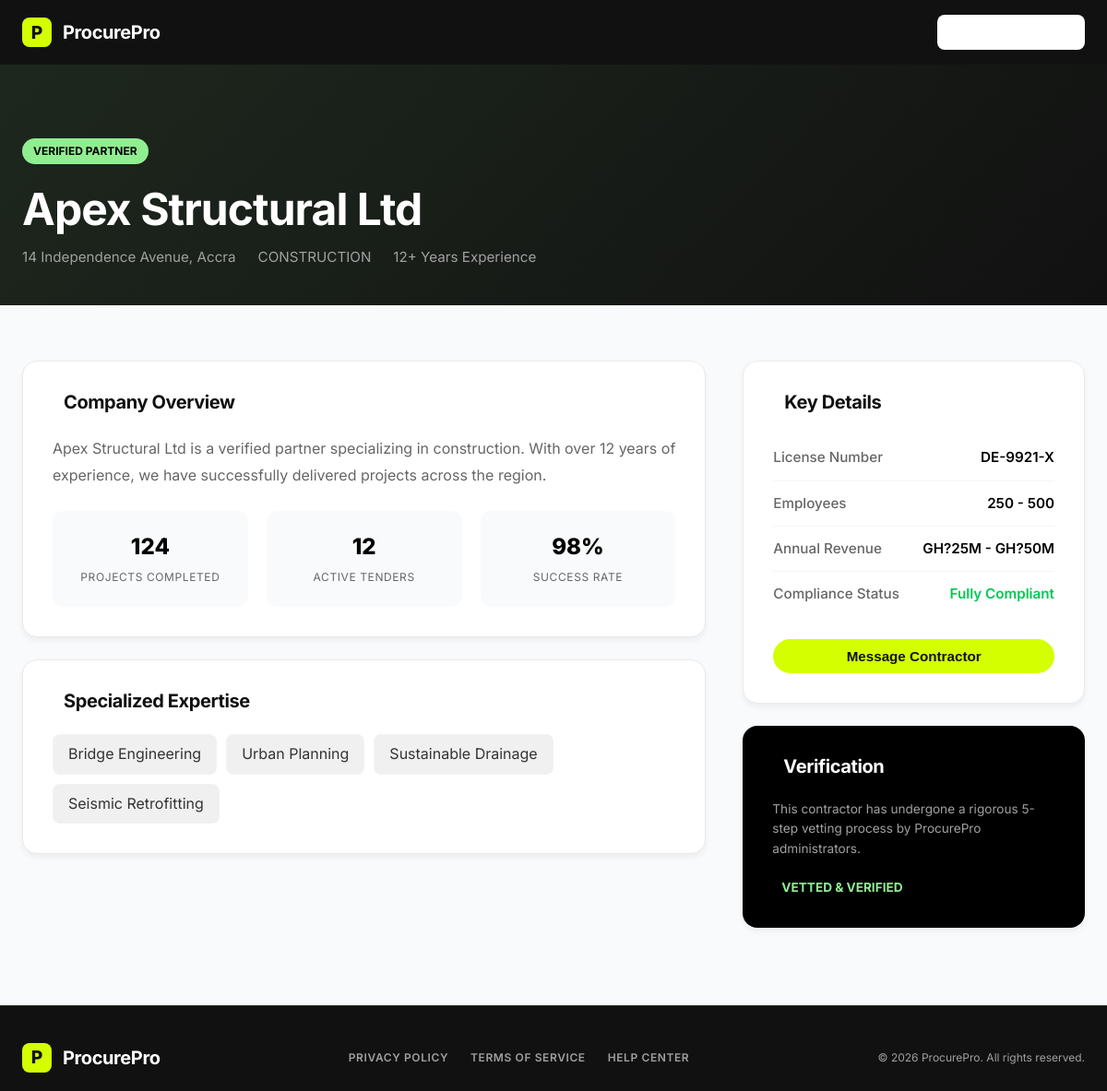
The page /contractors/4/profile/ (signed in) on the database its author committed.
### procurement/models.py (models this page shows, shortened)
class ContractorProfile(models.Model):
    class Status(models.TextChoices):
        PENDING = 'PENDING', _('Pending')
        APPROVED = 'APPROVED', _('Approved')
        SUSPENDED = 'SUSPENDED', _('Suspended')
    user = models.OneToOneField(User, on_delete=models.CASCADE, related_name='contractor_profile')
    company_name = models.CharField(max_length=255)
    license_number = models.CharField(max_length=100, unique=True, null=True, blank=True)
    phone = models.CharField(max_length=20, null=True, blank=True)
    address = models.TextField(null=True, blank=True)
    specialization = models.CharField(max_length=100, null=True, blank=True)
    experience_years = models.PositiveIntegerField(null=True, blank=True)
    status = models.CharField(max_length=20, choices=Status.choices, default=Status.PENDING)

### procurement/views.py (the view)
# urls.py: path('contractors/<int:pk>/profile/', views.contractor_profile_view, name='contractor_profile'),
@login_required
def contractor_profile_view(request, pk):
    if not request.user.is_contractor():
        return redirect_non_contractor_user(request)
    contractor = get_object_or_404(ContractorProfile, pk=pk)
    context = {
        'contractor': contractor
    }
    return render(request, 'procurement/contractor_profile.html', context)

### procurement/models.py (called while the page is built)
    def is_admin(self):
        return self.role == self.Role.ADMIN and (self.is_staff or self.is_superuser)

    def is_contractor(self):
        return self.role == self.Role.CONTRACTOR

### templates/procurement/contractor_profile.html (shortened to what this page needs)
{% load static %}
<!DOCTYPE html>
<html lang="en">
<head>
    <link rel="stylesheet" href="{% static 'css/styles.css' %}">
</head>
<body>
    <nav class="navbar">
        <div class="container nav-container">
            <a href="{% url 'home' %}" class="logo">
                <div class="logo-icon">P</div>
                <span class="logo-text">ProcurePro</span>
            </a>
            <div class="nav-actions">
                <a href="{% url 'contractors' %}" class="btn btn-outline" style="color: white; border-color: rgba(255,255,255,0.2);">Back to Directory</a>
        </div>
    </nav>
    <header class="profile-header">
        <div class="container">
            {% if contractor.status == 'APPROVED' %}
            <span class="profile-badge">VERIFIED PARTNER</span>
            {% else %}
            <span class="profile-badge" style="background-color: #FFD700;">{{ contractor.get_status_display|upper }}</span>
            {% endif %}
            <h1 class="profile-title">{{ contractor.company_name }}</h1>
            <div class="profile-meta">
                <span> {{ contractor.address|default:"Ghana" }}</span>
                <span> {{ contractor.specialization|default:"Construction" }}</span>
                <span> {{ contractor.experience_years|default:1 }}+ Years Experience</span>
            </div>
        </div>
    </header>
    <main class="profile-content">
        <div class="container">
            <div class="profile-grid">
                <div class="profile-main">
                    <div class="profile-card">
                        <h2> Company Overview</h2>
                        <p style="color: var(--text-muted); line-height: 1.8;">{{ contractor.company_name }} is a verified partner specializing in {{ contractor.specialization|default:"construction projects"|lower }}. With over {{ contractor.experience_years|default:1 }} years of experience, we have successfully delivered projects across the region.</p>
                        <div class="stat-grid-profile">
                            <div class="profile-stat">
                                <span class="profile-stat-val">124</span>
                                <span class="profile-stat-label">Projects Completed</span>
                            </div>
                            <div class="profile-stat">
                                <span class="profile-stat-val">12</span>
                                <span class="profile-stat-label">Active Tenders</span>
                            </div>
                            <div class="profile-stat">
                                <span class="profile-stat-val">98%</span>
                                <span class="profile-stat-label">Success Rate</span>
                            </div>
                        </div>
                    </div>
                    <div class="profile-card">
                        <h2> Specialized Expertise</h2>
                        <div style="display: flex; flex-wrap: wrap; gap: 10px;">
                            <span class="tag" style="background-color: #F0F0F0; color: #333; padding: 8px 16px; border-radius: var(--radius-sm);">Bridge Engineering</span>
                            <span class="tag" style="background-color: #F0F0F0; color: #333; padding: 8px 16px; border-radius: var(--radius-sm);">Urban Planning</span>
                            <span class="tag" style="background-color: #F0F0F0; color: #333; padding: 8px 16px; border-radius: var(--radius-sm);">Sustainable Drainage</span>
                            <span class="tag" style="background-color: #F0F0F0; color: #333; padding: 8px 16px; border-radius: var(--radius-sm);">Seismic Retrofitting</span>
                        </div>
                    </div>
                </div>
                <div class="profile-sidebar">
                    <div class="profile-card">
                        <h2> Key Details</h2>
                        <ul class="info-list">
                            <li>
                                <span class="info-label">License Number</span>
                                <span class="info-value">{{ contractor.license_number|default:"N/A" }}</span>
                            </li>
                            <li>
                                <span class="info-label">Employees</span>
                                <span class="info-value">250 - 500</span>
                            </li>
                            <li>
                                <span class="info-label">Annual Revenue</span>
                                <span class="info-value">GH?25M - GH?50M</span>
                            </li>
                            <li>
                                <span class="info-label">Compliance Status</span>
                                <span class="info-value" style="color: #00C853;">Fully Compliant</span>
                            </li>
                        </ul>
                        <button class="btn btn-primary btn-full" id="openMsgModal" style="margin-top: 24px;">Message Contractor</button>
                    </div>
                    <div class="profile-card" style="background-color: #000; color: #FFF; border: none;">
                        <h2 style="color: #FFF;"> Verification</h2>
                        <p style="font-size: 0.85rem; color: var(--text-light-muted); margin-bottom: 20px;">This contractor has undergone a rigorous 5-step vetting process by ProcurePro administrators.</p>
                        <div style="display: flex; align-items: center; gap: 10px; font-size: 0.85rem; color: #90EE90; font-weight: 700;">
                             VETTED & VERIFIED
                        </div>
                    </div>
                </div>
            </div>
        </div>
    </main>
    <footer class="footer">
        <div class="container footer-container">
            <div class="footer-logo">
                <a href="{% url 'home' %}" class="logo">
                    <div class="logo-icon">P</div>
                    <span class="logo-text">ProcurePro</span>
                </a>
            </div>
            <div class="footer-links">
                <a href="#">PRIVACY POLICY</a>
                <a href="#">TERMS OF SERVICE</a>
                <a href="{% url 'help_center' %}">HELP CENTER</a>
            </div>
            <div class="footer-copyright">
                &copy; 2026 ProcurePro. All rights reserved.
            </div>
        </div>
    </footer>
</body>
</html>

### static/css/styles.css (style rules this page uses)
:root { --primary-color: #D4FF00; --primary-color-hover: #c4ec00; --dark-bg: #111111; --dark-card-bg: #1A1A1A; --dark-card-border: #2A2A2A; --light-bg: #FFFFFF; --body-bg: #FAFAFA; --text-main: #111111; --text-muted: #666666; --text-light: #FFFFFF; --text-light-muted: #A0A0A0; --font-family: 'Inter', sans-serif; --shadow-sm: 0 4px 6px rgba(0, 0, 0, 0.05); --shadow-md: 0 10px 20px rgba(0, 0, 0, 0.08); --shadow-lg: 0 20px 40px rgba(0, 0, 0, 0.12); --shadow-neon: 0 0 20px rgba(212, 255, 0, 0.2); --radius-sm: 8px; --radius-md: 12px; --radius-lg: 16px; --radius-xl: 24px; --radius-pill: 100px; }
* { margin: 0; padding: 0; box-sizing: border-box; }
body { font-family: var(--font-family); background-color: var(--body-bg); color: var(--text-main); line-height: 1.6; overflow-x: hidden; }
a { text-decoration: none; color: inherit; transition: all 0.3s ease; }
ul { list-style: none; }
.container { width: 100%; max-width: 1200px; margin: 0 auto; padding: 0 24px; }
h1, h2, h3, h4, h5, h6 { font-weight: 700; line-height: 1.2; letter-spacing: -0.02em; }
.btn { display: inline-flex; align-items: center; justify-content: center; gap: 8px; padding: 10px 24px; border-radius: var(--radius-pill); font-weight: 600; font-size: 0.95rem; cursor: pointer; border: none; transition: all 0.3s ease; }
.btn-full { width: 100%; }
.btn-primary { background-color: var(--primary-color); color: var(--dark-bg); }
.btn-outline { background-color: transparent; border: 1px solid var(--text-muted); color: var(--text-main); }
.navbar { background-color: var(--dark-bg); color: var(--text-light); padding: 16px 0; position: sticky; top: 0; z-index: 100; }
.nav-container { display: flex; justify-content: space-between; align-items: center; }
.logo { display: flex; align-items: center; gap: 12px; }
.logo-icon { width: 32px; height: 32px; background-color: var(--primary-color); color: var(--dark-bg); border-radius: 8px; display: flex; align-items: center; justify-content: center; font-weight: 800; font-size: 1.2rem; }
.logo-text { font-weight: 700; font-size: 1.25rem; letter-spacing: -0.02em; }
.nav-actions { display: flex; gap: 16px; align-items: center; }
.nav-actions .btn-outline { border-color: transparent; color: var(--text-light); background-color: var(--light-bg); color: var(--dark-bg); border-radius: var(--radius-sm); padding: 6px 16px; }
.tag { background-color: rgba(255, 255, 255, 0.1); color: var(--primary-color); padding: 4px 10px; border-radius: var(--radius-sm); border: 1px solid rgba(255, 255, 255, 0.1); }
.footer { background-color: var(--dark-bg); color: var(--text-light); padding: 40px 0 20px 0; border-top: 1px solid var(--dark-card-border); }
.footer-container { display: flex; justify-content: space-between; align-items: center; }
.footer-links { display: flex; gap: 24px; }
.footer-links a { color: var(--text-light-muted); font-size: 0.75rem; font-weight: 600; letter-spacing: 0.05em; }
.footer-copyright { color: var(--text-light-muted); font-size: 0.75rem; }

### rows shown on the page
ContractorProfile: company_name "Apex Structural Ltd", address "14 Independence Avenue, Accra", specialization "CONSTRUCTION", experience_years "12", specialization "construction", license_number "DE-9921-X"
